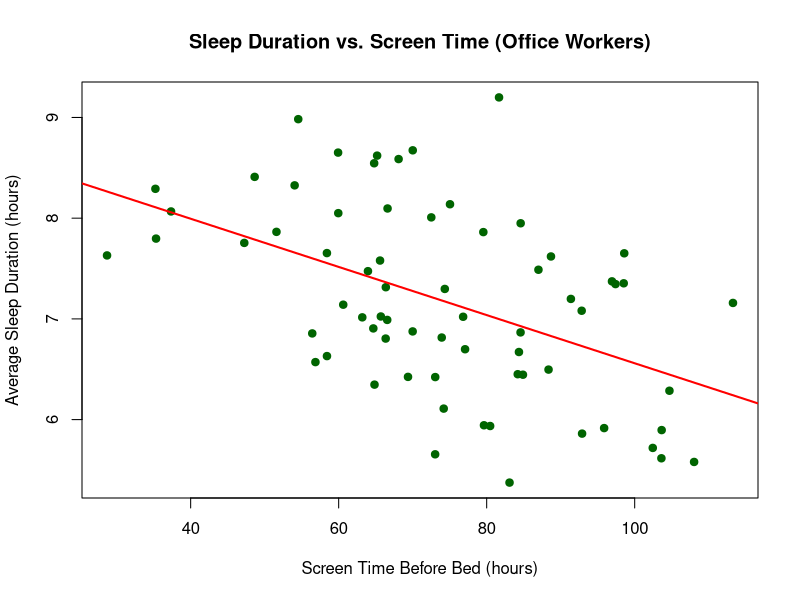
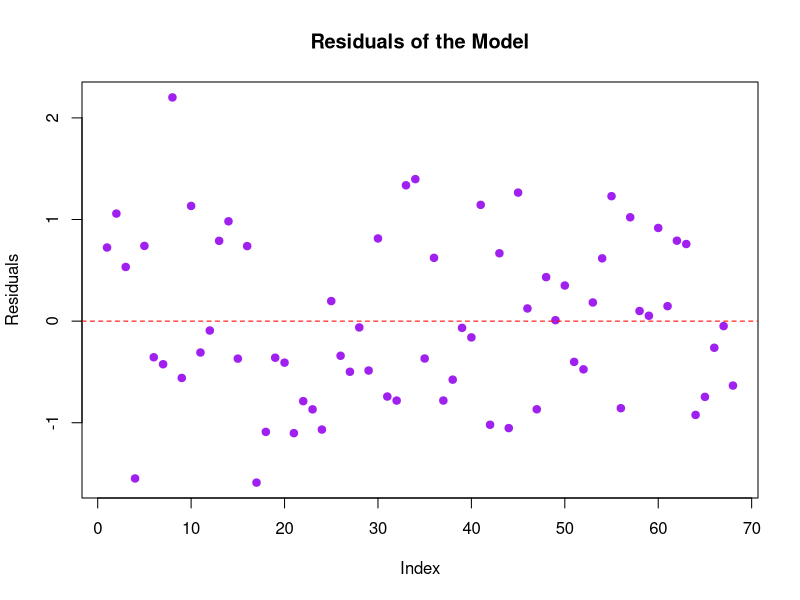

Recreate these plots in R, in order.
## ---- chunk 1
knitr::opts_chunk$set(echo = TRUE)
## ---- chunk 2
# Load csv file
SleepCogStudy <- read.csv("Resources/Sleep_Cognition_Study_f1PhaXA.csv")
 
#H0: Screen time before bed has no effect on average sleep duration
#HA: Screen time before bed significantly predicts average sleep duration 

#H0: m1 = 0
#hA: m1 =/= 0

#Filter data to office workers
office_data <- subset(SleepCogStudy, OccupationType == "Office Worker")

# Fit linear regression model 
fit <- lm(AverageSleepDuration ~ ScreenTimeBeforeBed, data = office_data)
summary(fit)

#plot Sleep Duration vs. Screen Time 
plot(office_data$ScreenTimeBeforeBed, office_data$AverageSleepDuration,
     main = "Sleep Duration vs. Screen Time (Office Workers)",
     xlab = "Screen Time Before Bed (hours)",
     ylab = "Average Sleep Duration (hours)",
     pch = 19, col = "darkgreen")
abline(fit, col = "red", lwd = 2)

## ---- chunk 3
# Coefficients
coef(fit)

# Confidence intervals
confint(fit)

# ANOVA table
anova(fit)

## ---- chunk 4
summary(fit)$r.squared  # R-squared value
summary(fit)$adj.r.squared  # Adjusted R-squared
## ---- chunk 5
# Residual plot
plot(fit$residuals,
     main = "Residuals of the Model",
     ylab = "Residuals",
     xlab = "Index",
     pch = 19,
     col = "purple")
abline(h = 0, col = "red", lty = 2)
